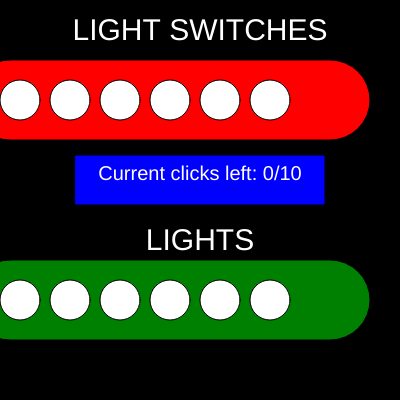
Frame 1 (no input)
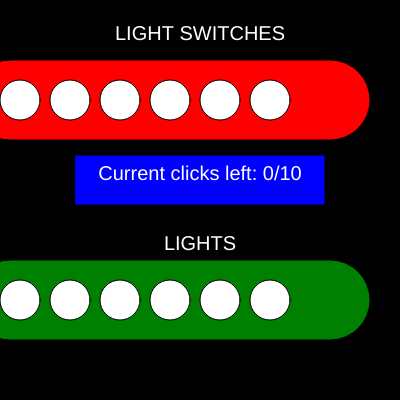
Frame 60 (no input)
Frame 120 (the mouse pressed at the canvas centre since frame 60): identical to frame 60, image omitted

The p5.js sketch that drew these frames (run headless with seeded random() and noise() and a simulated clock; from frame 60 on, the mouse is pressed at the canvas centre):

// p5.js sketch
// ── sketch.js
let switch1 = [], colors = [], diameter = 40, clicks = 0;
/*
 p5.js functions
 */

function setup() {
  createCanvas(400, 400);
  rectMode(CENTER);
  arraySetup();
  textSize(30);
  textAlign(CENTER)
}

function draw() {
  background(0);
  Switches();
  lightsOn();
  scoreCounter();
  checkWin();
  checkLose();
  revealSwitch();
}

/*
My own functions
*/

function ReloadPointer() {
  stroke("white")
  fill("black");
  triangle(70, 10, 20, 70, 120, 70);
  rect(70, height / 2 - 80, 60, 100)
}

function scoreCounter() {
  textSize(20)
  fill("blue")
  rect(width / 2, height / 2 - 20, width / 2 + 50, height / 8);
  fill("white")
  text("Current clicks left: " + clicks + "/10", width / 2, height / 2 - 20)
}

function Switches() {
  fill("white");
  text("LIGHT SWITCHES", width / 2, 40);
  fill("red")
  rect(width / 2 - 30, 100, width, diameter + 40, 70, 70, 70, 70);
  for (i = 0; i < 6; i++) {
    if (switch1[i]) {
      fill("yellow")
    } else {
      fill("white")
    }
    circle(20 + i * 50, 100, diameter);
  }
}

function lightsOn() {
  fill("green")
  rect(width / 2 - 30, 300, width, diameter + 40, 70, 70, 70, 70);
  fill("white");
  text("LIGHTS", width / 2, 250);
  for (i = 0; i < 6; i++) {
    fill(colors[i]);
    circle(20 + i * 50, 300, diameter);
  }
}

function checkLose() {
  if (clicks > 10) {
    fill("red")
    rect(width / 2, height / 2, width, height);
    fill("black");
    text("YOU LOSE :(", width / 2, height / 2);
    ReloadPointer();
  }
}

function checkWin() {
  if (colors[0] == "yellow" && colors[1] == "white" && colors[2] == "yellow" && colors[3] == "white" && colors[4] == "white" && colors[5] == "yellow") {
    fill("yellow")
    rect(width / 2, height / 2, width, height);
    fill("black");
    text("YOU WIN", width / 2, height / 2);
    ReloadPointer();

    text("Correct light arrangements: 5 4 0 3", width / 2, height / 2 + 50);
  }
}

function revealSwitch() {
  if (mouseButton == RIGHT && mouseIsPressed) {
    fill("blue");
    rect(width / 2, height / 2, width, height);
    fill("yellow")
    text("You have found the secret cheat sheet:\n (0-indexed)", width / 2, 30);
    text(`Switch 0: Turns on 3 and 5, turns off 1
  Switch 1: Turns off 0 and 2
  Switch 2: Turns on 3 and turns off 5
  Switch 3: Turns on 0 and turns off 3
  Switch 4: Turns on 5 and turns off 4
  Switch 5: Turns on 1 and 2`, width / 2, height / 2);
  }
}

function mouseClicked() {
  for (i = 0; i < 6; i++) {
    if (dist(mouseX, mouseY, 20 + i * 50, 100) <= diameter / 2) {
      switch1[i] = !switch1[i];
      console.log(switch1[i]);
      defineColours(i);
      clicks++;
    }
  }
}

function arraySetup() {
  for (i = 0; i < 6; i++) {
    switch1.push(false);
  }
  for (i = 0; i < 6; i++) {
    colors.push("white");
  }
}



function defineColours(i) {
  if (switch1[0] == true && i == 0) {
    colors[3] = "yellow";
    colors[5] = "yellow";
    colors[1] = "white";
  } else if (switch1[1] == true && i == 1) {
    colors[0] = "white";
    colors[2] = "white";
  } else if (switch1[2] == true && i == 2) {
    colors[3] = "yellow";
    colors[5] = "white";
  } else if (switch1[3] == true && i == 3) {
    colors[0] = "yellow";
    colors[3] = "white";
  } else if (switch1[4] == true && i == 4) {
    colors[5] = "yellow";
    colors[4] = "white";
  } else if (switch1[5] == true && i == 5) {
    colors[2] = "yellow";
    colors[1] = "yellow";
  }
}

//please view hack.txt for a guide on cheats of this game

// ── style.css
html, body {
  margin: 0;
  padding: 0;
}
canvas {
  display: block;
}

button {
  border-radius: 5px;
  border-color: bisque;
  background-color: blue;
  color:yellow;
}
